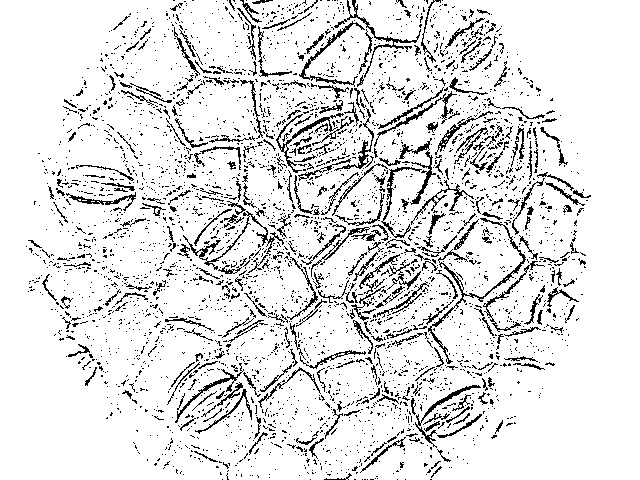
#> input picture Img/binarias/b_SingleShot0000.jpg, 640 x 480 px, found by its file name
$ python pruebas.py
#> lines starting #> are read from the running program, lines starting #| are printed output that depends on the picture
# [78 lines of commented-out code are left out]

import cv2
import numpy as np
from matplotlib import pyplot as plt

img_path =  r"/Users/lizette/MCC_coding/Muerdago/Img/binarias/b_SingleShot0000.jpg"

# Cargar la imagen
img = cv2.imread(img_path, 0)  # Cargar la imagen en escala de grises
#> img is the input picture: shape (480, 640); min 0, max 255, mean 226.2

# Calcular la transformada de Fourier 2D
f = np.fft.fft2(img)
fshift = np.fft.fftshift(f)

# Calcular el espectro de amplitud
magnitude_spectrum = 20 * np.log(np.abs(fshift))
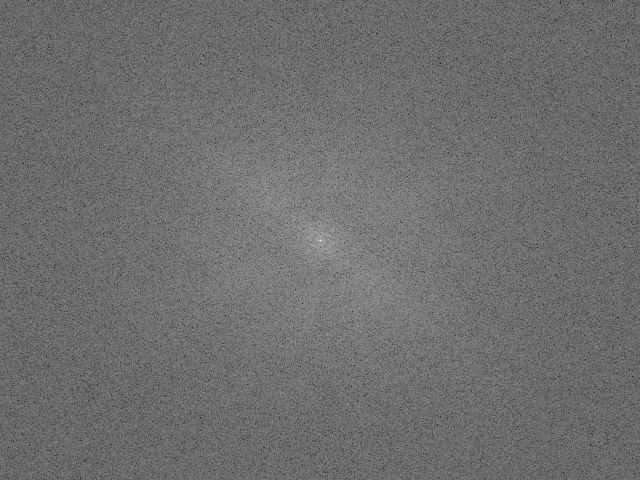
#> magnitude_spectrum: shape (480, 640) float64; min 82.71, max 361.1, mean 203.7; drawn with min black and max white

# Crear un filtro de paso bajo
rows, cols = img.shape
#> rows = 480; cols = 640
crow, ccol = rows // 2, cols // 2
#> crow = 240; ccol = 320
mask = np.zeros((rows, cols), np.uint8)
mask[crow-30:crow+30, ccol-30:ccol+30] = 1

# Aplicar el filtro
fshift = fshift * mask
f_ishift = np.fft.ifftshift(fshift)
img_filtered = np.fft.ifft2(f_ishift)
img_filtered = np.abs(img_filtered)
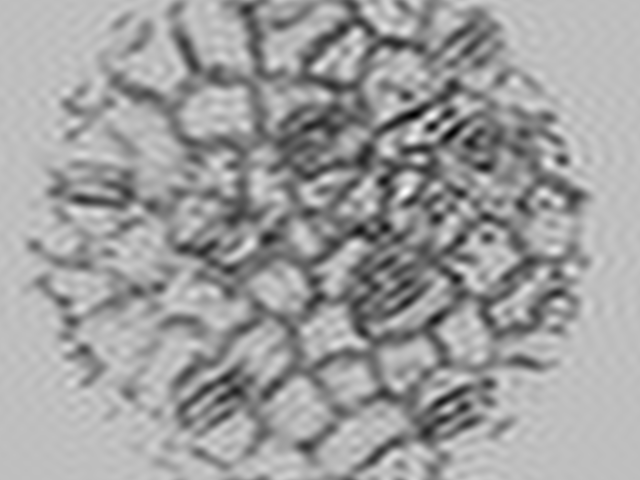
#> img_filtered: shape (480, 640) float64; min 81.24, max 313.4, mean 226.2; drawn with min black and max white

# Mostrar la imagen original y la imagen filtrada
plt.subplot(121), plt.imshow(img, cmap='gray')
plt.title('Imagen original'), plt.xticks([]), plt.yticks([])
plt.subplot(122), plt.imshow(img_filtered, cmap='gray')
plt.title('Imagen filtrada'), plt.xticks([]), plt.yticks([])
plt.show()
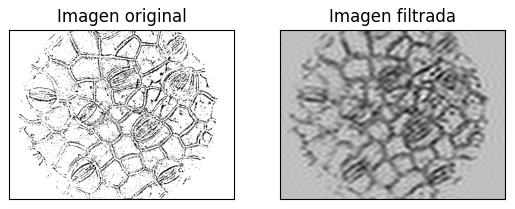
#> figure drawn by matplotlib, 2 panels

$ run again, with Img/binarias/b_TimeShot048-0004.jpg copied over Img/binarias/b_SingleShot0000.jpg
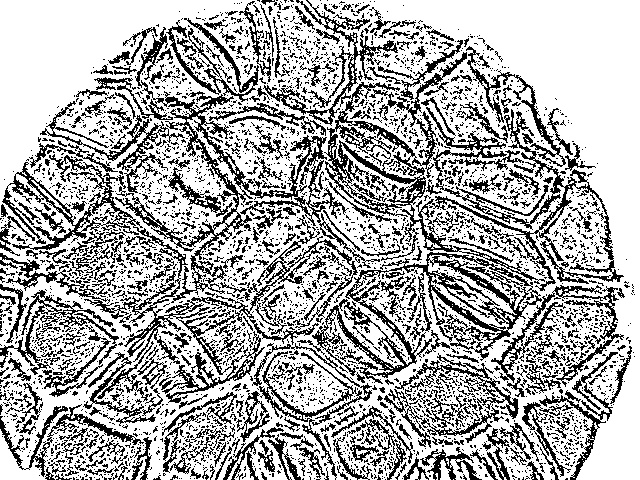
#> input picture Img/binarias/b_TimeShot048-0004.jpg, 640 x 480 px, found by its file name
#> img is the input picture: shape (480, 640); min 0, max 255, mean 174.7
#> `img_filtered = np.abs(img_filtered)`:
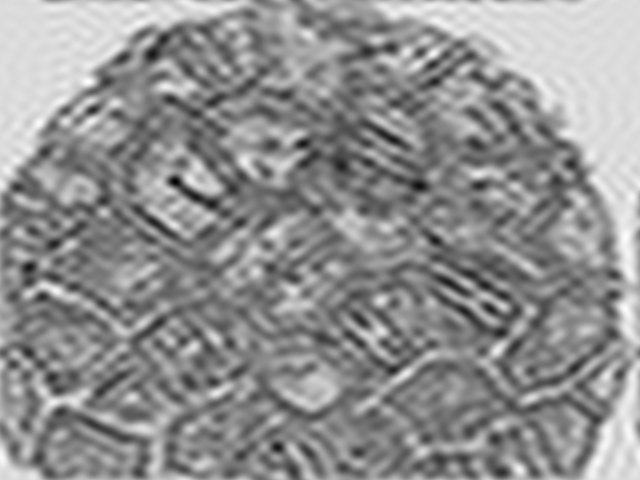
#> img_filtered: shape (480, 640) float64; min 18.78, max 293, mean 174.8; drawn with min black and max white
#> `plt.show()`:
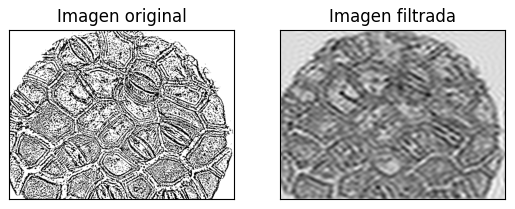
#> figure drawn by matplotlib, 2 panels

$ run again, with Img/binarias/b_c_TimeShot048-0004.jpg copied over Img/binarias/b_SingleShot0000.jpg
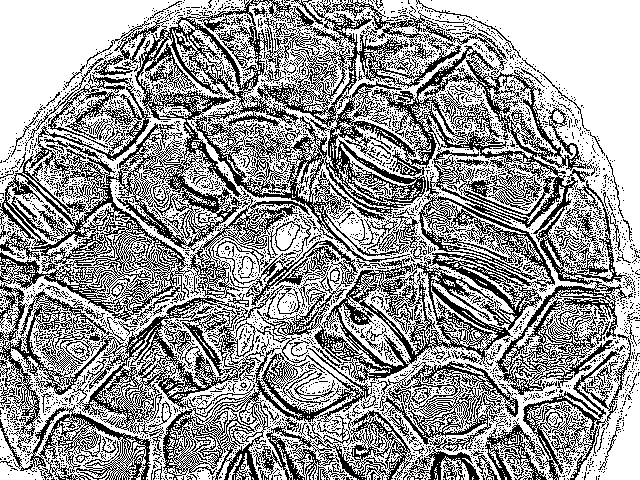
#> input picture Img/binarias/b_c_TimeShot048-0004.jpg, 640 x 480 px, found by its file name
#> img is the input picture: shape (480, 640); min 0, max 255, mean 154.7
#> `img_filtered = np.abs(img_filtered)`:
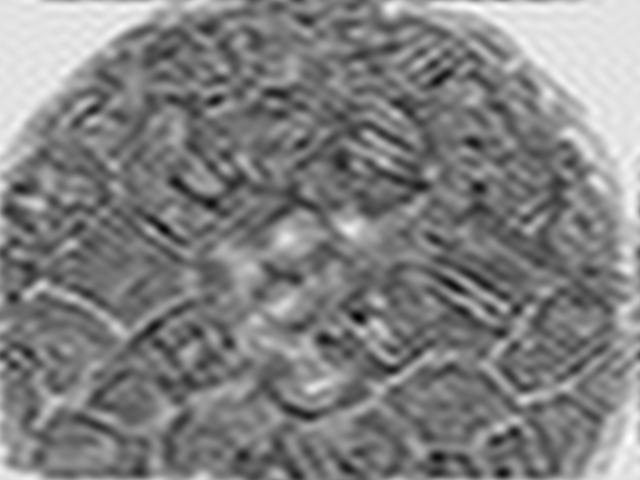
#> img_filtered: shape (480, 640) float64; min 20.92, max 283.9, mean 154.8; drawn with min black and max white
#> `plt.show()`:
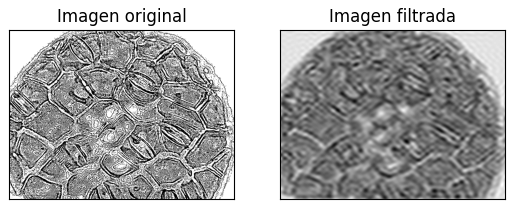
#> figure drawn by matplotlib, 2 panels
